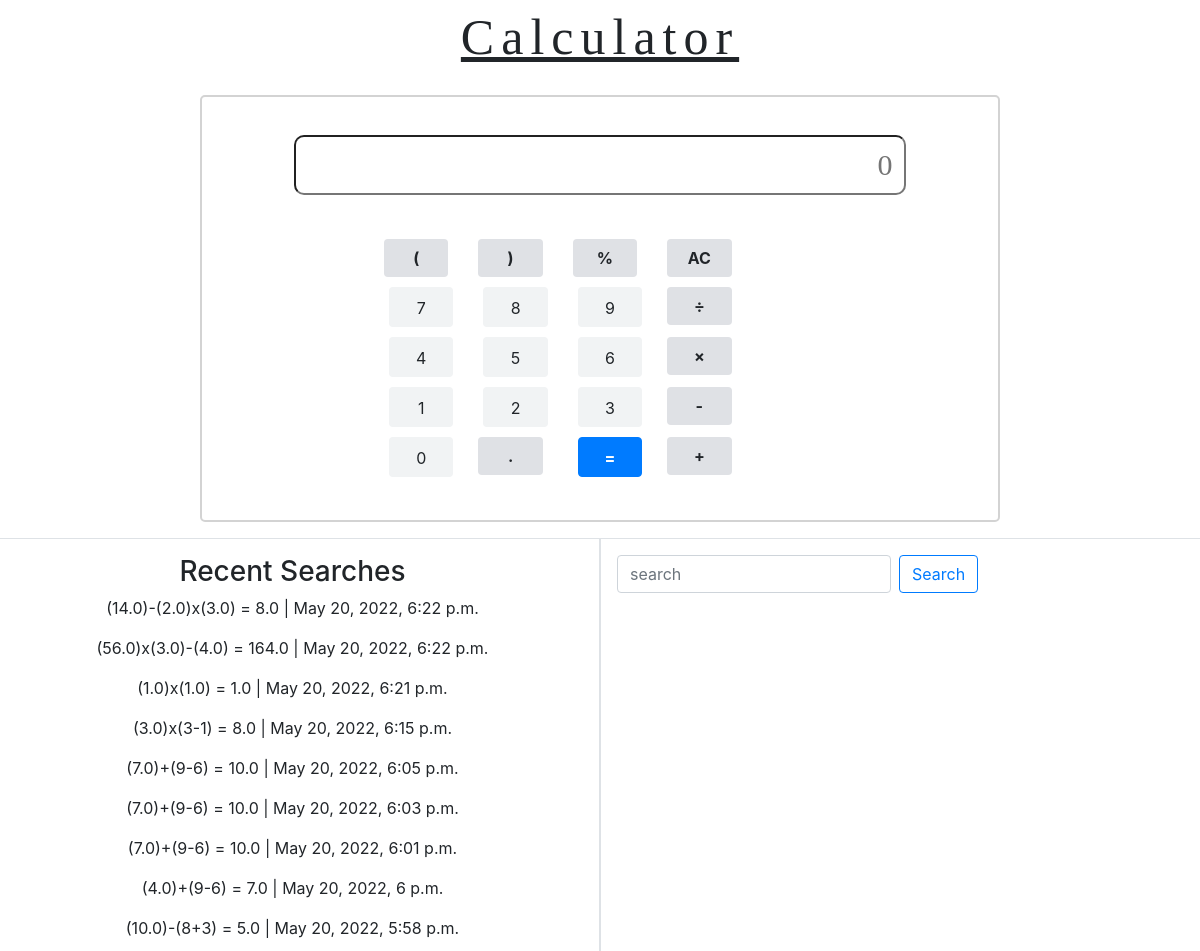
The app's page /calc (upper part), older data.
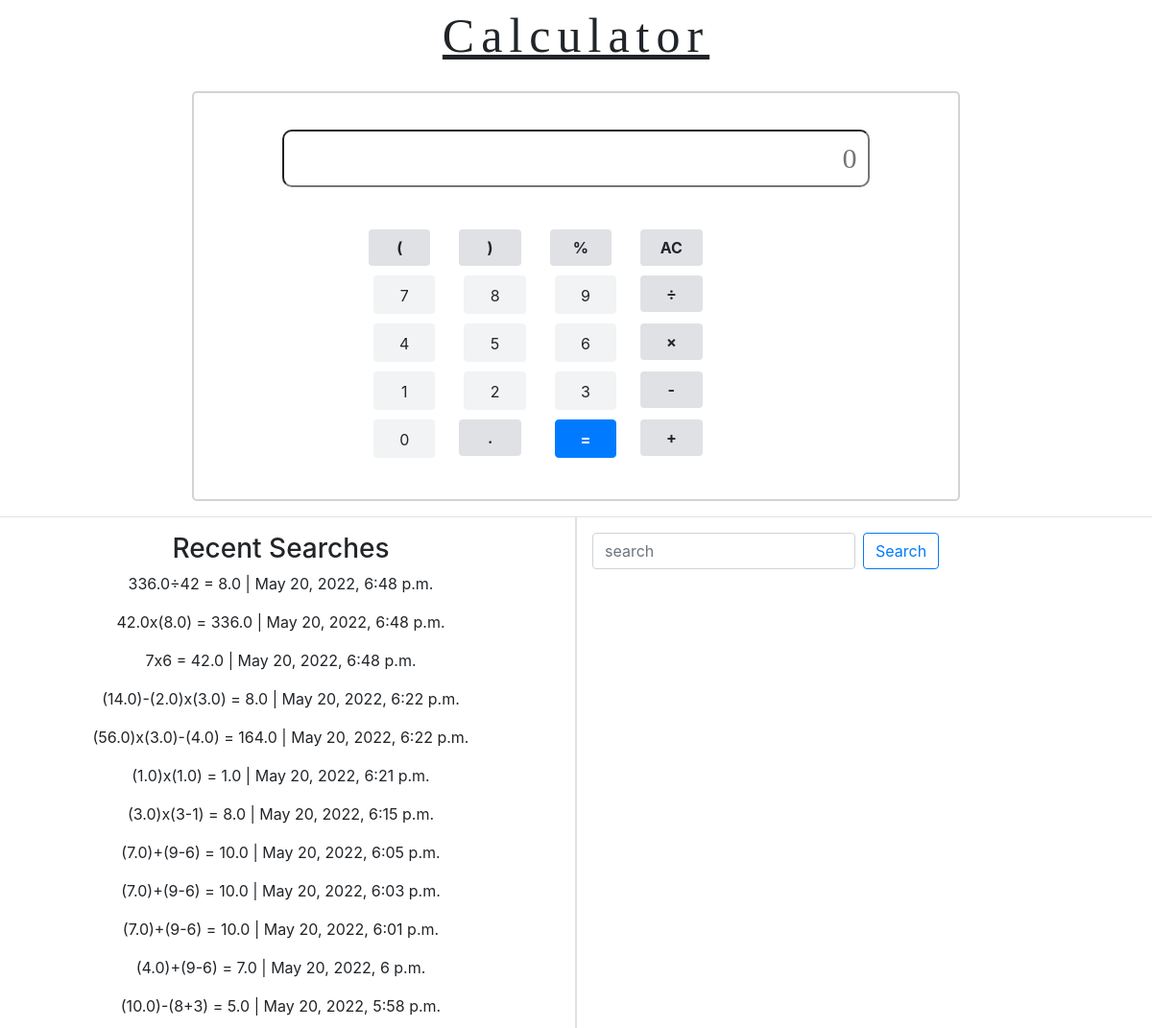
The same page, newer data.
### calculatorapp/models.py (models this page shows)
class Calculation(models.Model):
    calc_values = models.CharField(max_length=255, default='null')
    calc_results = models.CharField(max_length=255, default='null')
    created_at = models.DateTimeField(auto_now_add = True)

### calculatorapp/views.py (the view)
# urls.py: path('calc', views.greetings),
def greetings(request):
    context = {
        "calculations": Calculation.objects.all().order_by('-created_at'),
    }
    res=render(request,'calc.html', context)
    return res

### templates/calc.html (shortened to what this page needs)
<!DOCTYPE html>
{% load static %}
<html lang="en" dir="ltr">
  <head>
    <link rel="stylesheet" href="{% static '/css/calc.css' %}">
    <link rel="stylesheet" href="https://maxcdn.bootstrapcdn.com/bootstrap/4.3.1/css/bootstrap.min.css">
  </head>
  <body>
    <section id="first">
      <div class="container-fluid">
        <div class="col-sm-12 header">
          Calculator
        </div>
      </div>
    </section>
    <section id="second">
      <form class="" action="calculation" method="post">
      <div class="container-fluid">
        <div class="row">
          <div class="col-sm-2 left">
          </div>
          <div class="col-sm-8 middle">
            <div class="result">
              <input type="text" name="values" id= "result" placeholder="0" value={{result}} >
            </div>
            <div class="keypad">
              <div class="row">
                <div class="col-sm-1">
                </div>
                <div class="col-sm-2">
                  <button type="button" class="btn btn-block spc_btn" id="left_small" onclick="insertTextInInputValue('(');">(</button>
                </div>
                <div class="col-sm-2">
                  <button type="button" class="btn btn-block spc_btn" onclick="insertTextInInputValue(')');">)</button>
                </div>
                <div class="col-sm-2">
                  <button type="button" class="btn btn-block spc_btn" onclick="insertTextInInputValue('%');">%</button>
                </div>
                <div class="col-sm-2">
                  <button type="button" class="btn btn-block spc_btn" onclick="insertTextInInputValue('AC');">AC</button>
                </div>
                <div class="col-sm-1">
                </div>
              </div>
              <div class="row">
                <div class="col-sm-1">
                </div>
                <div class="col-sm-2">
                  <button type="button" class="btn btn-block num_btn" onclick="insertTextInInputValue(7);">7</button>
                </div>
                <div class="col-sm-2">
                  <button type="button" class="btn btn-block num_btn" onclick="insertTextInInputValue(8);">8</button>
                </div>
                <div class="col-sm-2">
                  <button type="button" class="btn btn-block num_btn" onclick="insertTextInInputValue(9);">9</button>
                </div>
                <div class="col-sm-2">
                  <button type="button" class="btn btn-block spc_btn" onclick="insertTextInInputValue('&divide');">&#247;</button>
                </div>
                <div class="col-sm-1">
                </div>
              </div>
              <div class="row">
                <div class="col-sm-1">
                </div>
                <div class="col-sm-2">
                  <button type="button" class="btn btn-block num_btn" onclick="insertTextInInputValue(4);">4</button>
                </div>
                <div class="col-sm-2">
                  <button type="button" class="btn btn-block num_btn" onclick="insertTextInInputValue(5);">5</button>
                </div>
                <div class="col-sm-2">
                  <button type="button" class="btn btn-block num_btn" onclick="insertTextInInputValue(6);">6</button>
                </div>
                <div class="col-sm-2">
                  <button type="button" class="btn btn-block spc_btn" onclick="insertTextInInputValue('x');">&#215;</button>
                </div>
                <div class="col-sm-1">
                </div>
              </div>
              <div class="row">
                <div class="col-sm-1">
                </div>
                <div class="col-sm-2">
                  <button type="button" class="btn btn-block num_btn" onclick="insertTextInInputValue(1);">1</button>
                </div>
                <div class="col-sm-2">
                  <button type="button" class="btn btn-block num_btn" onclick="insertTextInInputValue(2);">2</button>
                </div>
                <div class="col-sm-2">
                  <button type="button" class="btn btn-block num_btn" onclick="insertTextInInputValue(3);">3</button>
                </div>
                <div class="col-sm-2">
                  <button type="button" class="btn btn-block spc_btn" onclick="insertTextInInputValue('-');">-</button>
                </div>
                <div class="col-sm-1">
                </div>
              </div>
              <div class="row">
                <div class="col-sm-1">
                </div>
                <div class="col-sm-2">
                  <button type="button" class="btn btn-block num_btn" onclick="insertTextInInputValue(0);">0</button>
                </div>
                <div class="col-sm-2">
                  <button type="button" class="btn btn-block spc_btn" onclick="insertTextInInputValue('.');">.</button>
                </div>
                <div class="col-sm-2">
                  <button type="submit" class="btn btn-block btn-primary equal_btn">=</button>
                </div>
                <div class="col-sm-2">
                  <button type="button" class="btn btn-block spc_btn" onclick="insertTextInInputValue('+');">+</button>
                </div>
                <div class="col-sm-1">
                </div>
              </div>
            </div>
          </div>
          <div class="col-sm-2 right">
          </div>
        </div>
      </div>
      </form>
      <div class="row">
        <div class="col border text-center p-3">
          <strong><h3>Recent Searches</h3></strong>
          {% for calculation in calculations %}
          <p>{{calculation.calc_values}} = {{calculation.calc_results}} | {{calculation.created_at}}</p>
          {% endfor %}
        </div>
        <div class="col border justify-content-center p-3">
          <form class="form-inline my-2 my-lg-0" action="/searchbar" method="GET">
            <input class="form-control mr-sm-2" type="search" placeholder="search" aria-label="search" name="search">
            <button class="btn btn-outline-primary my-2 my-sm-0" type="submit">Search</button>
          </form>
        </div>
      </div>
    </section>
  </body>
</html>

### static/css/calc.css (style rules this page uses)
.header { text-align: center; font-size:50px; font-family: "calibri"; letter-spacing: 7px; text-decoration: underline; }
#second { margin-top: 20px; }
#second .middle { border:2px solid lightgrey; border-radius: 5px; }
#second .middle .result { height: 60px; width: 80%; margin: 5% 10%; }
#second .middle .result input { width: 100%; height:100%; font-size: 30px; font-family: "calibri"; border-radius: 10px; text-align: right; padding-right: 12px; }
#second .middle .keypad { margin: 20px 15%; margin-bottom: 5%; }
#second .middle .keypad .spc_btn { margin: 5px 5px; background-color: #dfe1e5; font-weight:bold; }
#second .middle .keypad .num_btn { margin: 5px 10px; background-color:#f1f3f4; border-radius: 4px; text-align: center; padding-top: 8px; }
#second .middle .keypad .equal_btn { margin: 5px 10px; border-radius: 4px; font-weight:bold; padding-top: 8px; }

Row changes from the older to the newer data that the page shows:
added Calculation: calc_values "336.0÷42", calc_results "8.0", created_at "May 20, 2022, 6:48 p.m."
added Calculation: calc_values "42.0x(8.0)", calc_results "336.0", created_at "May 20, 2022, 6:48 p.m."
added Calculation: calc_values "7x6", calc_results "42.0", created_at "May 20, 2022, 6:48 p.m."
